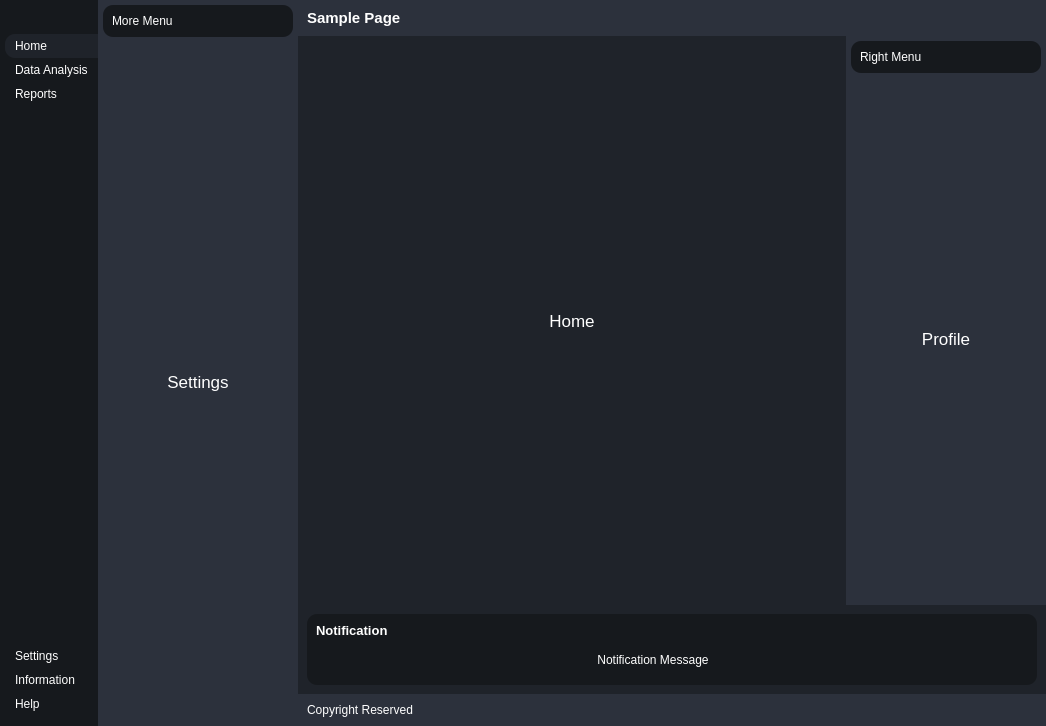
<?xml version="1.0" encoding="UTF-8"?>
<ui version="4.0">
 <class>MainWindow</class>
 <widget class="QMainWindow" name="MainWindow">
  <property name="geometry">
   <rect>
    <x>0</x>
    <y>0</y>
    <width>1046</width>
    <height>726</height>
   </rect>
  </property>
  <property name="minimumSize">
   <size>
    <width>200</width>
    <height>0</height>
   </size>
  </property>
  <property name="windowTitle">
   <string>MainWindow</string>
  </property>
  <property name="styleSheet">
   <string notr="true">*{
	border: none;
	background-color: transparent;
	background: transparent;
	padding: 0;
	margin: 0;
	color: #fff;
}

#centralwidget{
 	background-color: #1f232a;
}
#leftMenuSubContainer {
	background-color: #16191d;
}
#leftMenuSubContainer QPushButton {
	text-align: left;
	padding: 5px 10px;
	border-top-left-radius: 10px;
	border-bottom-left-radius: 10px;
}
#centerMenuSubContainer, #rightMenuSubContainer {
	background-color: #2c313c;
}
#frame_4, #frame_8, #popupNotificationSubContainer{
	background-color: #16191d;
	border-radius: 10px;
}
#headerContainer, #footerContainer{
	background-color: #2c313c;
}

</string>
  </property>
  <widget class="QWidget" name="centralwidget">
   <layout class="QHBoxLayout" name="horizontalLayout" stretch="0,0,0">
    <property name="spacing">
     <number>0</number>
    </property>
    <property name="leftMargin">
     <number>0</number>
    </property>
    <property name="topMargin">
     <number>0</number>
    </property>
    <property name="rightMargin">
     <number>0</number>
    </property>
    <property name="bottomMargin">
     <number>0</number>
    </property>
    <item alignment="Qt::AlignLeft">
     <widget class="QWidget" name="leftMenuContainer" native="true">
      <layout class="QVBoxLayout" name="verticalLayout_5">
       <property name="spacing">
        <number>0</number>
       </property>
       <property name="leftMargin">
        <number>0</number>
       </property>
       <property name="topMargin">
        <number>0</number>
       </property>
       <property name="rightMargin">
        <number>0</number>
       </property>
       <property name="bottomMargin">
        <number>0</number>
       </property>
       <item>
        <widget class="QWidget" name="leftMenuSubContainer" native="true">
         <property name="enabled">
          <bool>true</bool>
         </property>
         <layout class="QVBoxLayout" name="verticalLayout_4">
          <property name="spacing">
           <number>0</number>
          </property>
          <property name="leftMargin">
           <number>5</number>
          </property>
          <property name="topMargin">
           <number>0</number>
          </property>
          <property name="rightMargin">
           <number>0</number>
          </property>
          <property name="bottomMargin">
           <number>0</number>
          </property>
          <item>
           <widget class="QFrame" name="frame">
            <property name="frameShape">
             <enum>QFrame::StyledPanel</enum>
            </property>
            <property name="frameShadow">
             <enum>QFrame::Raised</enum>
            </property>
            <layout class="QHBoxLayout" name="horizontalLayout_2">
             <property name="spacing">
              <number>0</number>
             </property>
             <property name="leftMargin">
              <number>0</number>
             </property>
             <property name="topMargin">
              <number>0</number>
             </property>
             <property name="rightMargin">
              <number>0</number>
             </property>
             <property name="bottomMargin">
              <number>0</number>
             </property>
             <item>
              <widget class="QPushButton" name="menuBtn">
               <property name="toolTip">
                <string>Menu</string>
               </property>
               <property name="text">
                <string/>
               </property>
               <property name="icon">
                <iconset resource="../../../Qt/resources_1.qrc">
                 <normaloff>:/iconsWhite/iconsFeather/align-justify.svg</normaloff>:/iconsWhite/iconsFeather/align-justify.svg</iconset>
               </property>
               <property name="iconSize">
                <size>
                 <width>24</width>
                 <height>24</height>
                </size>
               </property>
               <property name="autoDefault">
                <bool>false</bool>
               </property>
              </widget>
             </item>
            </layout>
           </widget>
          </item>
          <item alignment="Qt::AlignTop">
           <widget class="QFrame" name="frame_2">
            <property name="sizePolicy">
             <sizepolicy hsizetype="Preferred" vsizetype="Preferred">
              <horstretch>0</horstretch>
              <verstretch>0</verstretch>
             </sizepolicy>
            </property>
            <property name="frameShape">
             <enum>QFrame::StyledPanel</enum>
            </property>
            <property name="frameShadow">
             <enum>QFrame::Raised</enum>
            </property>
            <layout class="QVBoxLayout" name="verticalLayout_2" stretch="0,0,0">
             <property name="spacing">
              <number>0</number>
             </property>
             <property name="leftMargin">
              <number>0</number>
             </property>
             <property name="topMargin">
              <number>10</number>
             </property>
             <property name="rightMargin">
              <number>0</number>
             </property>
             <property name="bottomMargin">
              <number>10</number>
             </property>
             <item>
              <widget class="QPushButton" name="HomeBtn">
               <property name="toolTip">
                <string>Home</string>
               </property>
               <property name="styleSheet">
                <string notr="true">background-color: #1f232a;
</string>
               </property>
               <property name="text">
                <string>Home</string>
               </property>
               <property name="icon">
                <iconset resource="../../../Qt/resources_1.qrc">
                 <normaloff>:/iconsWhite/iconsFeather/home.svg</normaloff>:/iconsWhite/iconsFeather/home.svg</iconset>
               </property>
               <property name="iconSize">
                <size>
                 <width>24</width>
                 <height>24</height>
                </size>
               </property>
              </widget>
             </item>
             <item>
              <widget class="QPushButton" name="DataBtn">
               <property name="toolTip">
                <string>Data Analysis</string>
               </property>
               <property name="text">
                <string>Data Analysis</string>
               </property>
               <property name="icon">
                <iconset resource="../../../Qt/resources_1.qrc">
                 <normaloff>:/iconsWhite/iconsFeather/airplay.svg</normaloff>:/iconsWhite/iconsFeather/airplay.svg</iconset>
               </property>
               <property name="iconSize">
                <size>
                 <width>24</width>
                 <height>24</height>
                </size>
               </property>
              </widget>
             </item>
             <item>
              <widget class="QPushButton" name="ReportBtn">
               <property name="toolTip">
                <string>View Reports</string>
               </property>
               <property name="text">
                <string>Reports</string>
               </property>
               <property name="icon">
                <iconset resource="../../../Qt/resources_1.qrc">
                 <normaloff>:/iconsWhite/iconsFeather/printer.svg</normaloff>:/iconsWhite/iconsFeather/printer.svg</iconset>
               </property>
               <property name="iconSize">
                <size>
                 <width>24</width>
                 <height>24</height>
                </size>
               </property>
              </widget>
             </item>
            </layout>
           </widget>
          </item>
          <item>
           <spacer name="verticalSpacer">
            <property name="orientation">
             <enum>Qt::Vertical</enum>
            </property>
            <property name="sizeHint" stdset="0">
             <size>
              <width>20</width>
              <height>40</height>
             </size>
            </property>
           </spacer>
          </item>
          <item>
           <widget class="QFrame" name="frame_3">
            <property name="frameShape">
             <enum>QFrame::StyledPanel</enum>
            </property>
            <property name="frameShadow">
             <enum>QFrame::Raised</enum>
            </property>
            <layout class="QVBoxLayout" name="verticalLayout">
             <property name="spacing">
              <number>0</number>
             </property>
             <property name="leftMargin">
              <number>0</number>
             </property>
             <property name="topMargin">
              <number>10</number>
             </property>
             <property name="rightMargin">
              <number>0</number>
             </property>
             <property name="bottomMargin">
              <number>10</number>
             </property>
             <item>
              <widget class="QPushButton" name="SettingsBtn">
               <property name="toolTip">
                <string>Go to Settings</string>
               </property>
               <property name="text">
                <string>Settings</string>
               </property>
               <property name="icon">
                <iconset resource="../../../Qt/resources_1.qrc">
                 <normaloff>:/iconsWhite/iconsFeather/settings.svg</normaloff>:/iconsWhite/iconsFeather/settings.svg</iconset>
               </property>
               <property name="iconSize">
                <size>
                 <width>24</width>
                 <height>24</height>
                </size>
               </property>
              </widget>
             </item>
             <item>
              <widget class="QPushButton" name="InformationBtn">
               <property name="toolTip">
                <string>Information about the app</string>
               </property>
               <property name="text">
                <string>Information</string>
               </property>
               <property name="icon">
                <iconset resource="../../../Qt/resources_1.qrc">
                 <normaloff>:/iconsWhite/iconsFeather/info.svg</normaloff>:/iconsWhite/iconsFeather/info.svg</iconset>
               </property>
               <property name="iconSize">
                <size>
                 <width>24</width>
                 <height>24</height>
                </size>
               </property>
              </widget>
             </item>
             <item>
              <widget class="QPushButton" name="HelpBtn">
               <property name="toolTip">
                <string>Get more Help</string>
               </property>
               <property name="text">
                <string>Help</string>
               </property>
               <property name="icon">
                <iconset resource="../../../Qt/resources_1.qrc">
                 <normaloff>:/iconsWhite/iconsFeather/help-circle.svg</normaloff>:/iconsWhite/iconsFeather/help-circle.svg</iconset>
               </property>
               <property name="iconSize">
                <size>
                 <width>24</width>
                 <height>24</height>
                </size>
               </property>
              </widget>
             </item>
            </layout>
           </widget>
          </item>
         </layout>
        </widget>
       </item>
      </layout>
     </widget>
    </item>
    <item>
     <widget class="QWidget" name="centerMenuContainer" native="true">
      <property name="minimumSize">
       <size>
        <width>200</width>
        <height>0</height>
       </size>
      </property>
      <layout class="QVBoxLayout" name="verticalLayout_3">
       <property name="leftMargin">
        <number>0</number>
       </property>
       <property name="topMargin">
        <number>0</number>
       </property>
       <property name="rightMargin">
        <number>0</number>
       </property>
       <property name="bottomMargin">
        <number>0</number>
       </property>
       <item alignment="Qt::AlignLeft">
        <widget class="QWidget" name="centerMenuSubContainer" native="true">
         <property name="minimumSize">
          <size>
           <width>200</width>
           <height>0</height>
          </size>
         </property>
         <layout class="QVBoxLayout" name="verticalLayout_6">
          <property name="spacing">
           <number>5</number>
          </property>
          <property name="leftMargin">
           <number>5</number>
          </property>
          <property name="topMargin">
           <number>5</number>
          </property>
          <property name="rightMargin">
           <number>5</number>
          </property>
          <property name="bottomMargin">
           <number>5</number>
          </property>
          <item alignment="Qt::AlignTop">
           <widget class="QFrame" name="frame_4">
            <property name="frameShape">
             <enum>QFrame::StyledPanel</enum>
            </property>
            <property name="frameShadow">
             <enum>QFrame::Raised</enum>
            </property>
            <layout class="QHBoxLayout" name="horizontalLayout_3">
             <item>
              <widget class="QLabel" name="label">
               <property name="text">
                <string>More Menu</string>
               </property>
              </widget>
             </item>
             <item alignment="Qt::AlignRight">
              <widget class="QPushButton" name="pushButton">
               <property name="toolTip">
                <string>Close Menu</string>
               </property>
               <property name="text">
                <string/>
               </property>
               <property name="icon">
                <iconset resource="../../../Qt/resources_1.qrc">
                 <normaloff>:/iconsWhite/iconsFeather/x-circle.svg</normaloff>:/iconsWhite/iconsFeather/x-circle.svg</iconset>
               </property>
               <property name="iconSize">
                <size>
                 <width>24</width>
                 <height>24</height>
                </size>
               </property>
              </widget>
             </item>
            </layout>
           </widget>
          </item>
          <item>
           <widget class="QStackedWidget" name="stackedWidget">
            <property name="currentIndex">
             <number>0</number>
            </property>
            <widget class="QWidget" name="page_3">
             <layout class="QVBoxLayout" name="verticalLayout_7">
              <item>
               <widget class="QLabel" name="label_2">
                <property name="font">
                 <font>
                  <pointsize>13</pointsize>
                  <weight>50</weight>
                  <bold>false</bold>
                 </font>
                </property>
                <property name="text">
                 <string>Settings</string>
                </property>
                <property name="alignment">
                 <set>Qt::AlignCenter</set>
                </property>
               </widget>
              </item>
             </layout>
            </widget>
            <widget class="QWidget" name="page_4">
             <layout class="QVBoxLayout" name="verticalLayout_8">
              <item>
               <widget class="QLabel" name="label_3">
                <property name="text">
                 <string>Information</string>
                </property>
               </widget>
              </item>
             </layout>
            </widget>
            <widget class="QWidget" name="page_5">
             <layout class="QVBoxLayout" name="verticalLayout_9">
              <item>
               <widget class="QLabel" name="label_4">
                <property name="text">
                 <string>Help</string>
                </property>
               </widget>
              </item>
             </layout>
            </widget>
           </widget>
          </item>
         </layout>
        </widget>
       </item>
      </layout>
     </widget>
    </item>
    <item>
     <widget class="QWidget" name="mainBodyContainer" native="true">
      <property name="sizePolicy">
       <sizepolicy hsizetype="Expanding" vsizetype="Preferred">
        <horstretch>0</horstretch>
        <verstretch>0</verstretch>
       </sizepolicy>
      </property>
      <property name="minimumSize">
       <size>
        <width>200</width>
        <height>0</height>
       </size>
      </property>
      <property name="styleSheet">
       <string notr="true"/>
      </property>
      <layout class="QVBoxLayout" name="verticalLayout_10">
       <property name="spacing">
        <number>0</number>
       </property>
       <property name="leftMargin">
        <number>0</number>
       </property>
       <property name="topMargin">
        <number>0</number>
       </property>
       <property name="rightMargin">
        <number>0</number>
       </property>
       <property name="bottomMargin">
        <number>0</number>
       </property>
       <item alignment="Qt::AlignTop">
        <widget class="QWidget" name="headerContainer" native="true">
         <layout class="QHBoxLayout" name="horizontalLayout_5">
          <property name="spacing">
           <number>0</number>
          </property>
          <property name="leftMargin">
           <number>0</number>
          </property>
          <property name="topMargin">
           <number>0</number>
          </property>
          <property name="rightMargin">
           <number>0</number>
          </property>
          <property name="bottomMargin">
           <number>0</number>
          </property>
          <item alignment="Qt::AlignLeft">
           <widget class="QFrame" name="frame_5">
            <property name="frameShape">
             <enum>QFrame::StyledPanel</enum>
            </property>
            <property name="frameShadow">
             <enum>QFrame::Raised</enum>
            </property>
            <layout class="QHBoxLayout" name="horizontalLayout_6">
             <item>
              <widget class="QLabel" name="label_5">
               <property name="font">
                <font>
                 <pointsize>11</pointsize>
                 <weight>75</weight>
                 <bold>true</bold>
                </font>
               </property>
               <property name="text">
                <string>Sample Page</string>
               </property>
              </widget>
             </item>
            </layout>
           </widget>
          </item>
          <item alignment="Qt::AlignHCenter">
           <widget class="QFrame" name="frame_6">
            <property name="frameShape">
             <enum>QFrame::StyledPanel</enum>
            </property>
            <property name="frameShadow">
             <enum>QFrame::Raised</enum>
            </property>
            <layout class="QHBoxLayout" name="horizontalLayout_7">
             <item>
              <widget class="QPushButton" name="pushButton_6">
               <property name="toolTip">
                <string>More</string>
               </property>
               <property name="text">
                <string/>
               </property>
               <property name="icon">
                <iconset resource="../../../Qt/resources_1.qrc">
                 <normaloff>:/iconsWhite/iconsFeather/more-horizontal.svg</normaloff>:/iconsWhite/iconsFeather/more-horizontal.svg</iconset>
               </property>
              </widget>
             </item>
             <item>
              <widget class="QPushButton" name="pushButton_5">
               <property name="toolTip">
                <string>Profile</string>
               </property>
               <property name="text">
                <string/>
               </property>
               <property name="icon">
                <iconset resource="../../../Qt/resources_1.qrc">
                 <normaloff>:/iconsWhite/iconsFeather/user.svg</normaloff>:/iconsWhite/iconsFeather/user.svg</iconset>
               </property>
              </widget>
             </item>
            </layout>
           </widget>
          </item>
          <item alignment="Qt::AlignRight">
           <widget class="QFrame" name="frame_7">
            <property name="frameShape">
             <enum>QFrame::StyledPanel</enum>
            </property>
            <property name="frameShadow">
             <enum>QFrame::Raised</enum>
            </property>
            <layout class="QHBoxLayout" name="horizontalLayout_4">
             <item>
              <widget class="QPushButton" name="pushButton_2">
               <property name="toolTip">
                <string>Minimize Window</string>
               </property>
               <property name="text">
                <string/>
               </property>
               <property name="icon">
                <iconset resource="../../../Qt/resources_1.qrc">
                 <normaloff>:/iconsWhite/iconsFeather/minus.svg</normaloff>:/iconsWhite/iconsFeather/minus.svg</iconset>
               </property>
              </widget>
             </item>
             <item>
              <widget class="QPushButton" name="pushButton_4">
               <property name="toolTip">
                <string>Restore window</string>
               </property>
               <property name="text">
                <string/>
               </property>
               <property name="icon">
                <iconset resource="../../../Qt/resources_1.qrc">
                 <normaloff>:/iconsWhite/iconsFeather/square.svg</normaloff>:/iconsWhite/iconsFeather/square.svg</iconset>
               </property>
              </widget>
             </item>
             <item>
              <widget class="QPushButton" name="pushButton_3">
               <property name="toolTip">
                <string>Close Window</string>
               </property>
               <property name="text">
                <string/>
               </property>
               <property name="icon">
                <iconset resource="../../../Qt/resources_1.qrc">
                 <normaloff>:/iconsWhite/iconsFeather/x.svg</normaloff>:/iconsWhite/iconsFeather/x.svg</iconset>
               </property>
              </widget>
             </item>
            </layout>
           </widget>
          </item>
         </layout>
        </widget>
       </item>
       <item>
        <widget class="QWidget" name="mainBodyContent" native="true">
         <property name="sizePolicy">
          <sizepolicy hsizetype="Preferred" vsizetype="Expanding">
           <horstretch>0</horstretch>
           <verstretch>0</verstretch>
          </sizepolicy>
         </property>
         <layout class="QHBoxLayout" name="horizontalLayout_8">
          <property name="spacing">
           <number>0</number>
          </property>
          <property name="leftMargin">
           <number>0</number>
          </property>
          <property name="topMargin">
           <number>0</number>
          </property>
          <property name="rightMargin">
           <number>0</number>
          </property>
          <property name="bottomMargin">
           <number>0</number>
          </property>
          <item>
           <widget class="QWidget" name="mainContaintsContainer" native="true">
            <layout class="QVBoxLayout" name="verticalLayout_15">
             <item>
              <widget class="QStackedWidget" name="stackedWidget_3">
               <property name="currentIndex">
                <number>0</number>
               </property>
               <widget class="QWidget" name="page_6">
                <layout class="QVBoxLayout" name="verticalLayout_16">
                 <item>
                  <widget class="QLabel" name="label_9">
                   <property name="font">
                    <font>
                     <pointsize>13</pointsize>
                     <weight>50</weight>
                     <bold>false</bold>
                    </font>
                   </property>
                   <property name="text">
                    <string>Home</string>
                   </property>
                   <property name="alignment">
                    <set>Qt::AlignCenter</set>
                   </property>
                  </widget>
                 </item>
                </layout>
               </widget>
               <widget class="QWidget" name="page_7">
                <layout class="QVBoxLayout" name="verticalLayout_17">
                 <item>
                  <widget class="QLabel" name="label_10">
                   <property name="font">
                    <font>
                     <pointsize>13</pointsize>
                     <weight>50</weight>
                     <bold>false</bold>
                    </font>
                   </property>
                   <property name="text">
                    <string>DataAnalysis</string>
                   </property>
                   <property name="alignment">
                    <set>Qt::AlignCenter</set>
                   </property>
                  </widget>
                 </item>
                </layout>
               </widget>
               <widget class="QWidget" name="page_8">
                <layout class="QVBoxLayout" name="verticalLayout_18">
                 <item>
                  <widget class="QLabel" name="label_11">
                   <property name="font">
                    <font>
                     <pointsize>13</pointsize>
                     <weight>50</weight>
                     <bold>false</bold>
                    </font>
                   </property>
                   <property name="text">
                    <string>Reports</string>
                   </property>
                   <property name="alignment">
                    <set>Qt::AlignCenter</set>
                   </property>
                  </widget>
                 </item>
                </layout>
               </widget>
              </widget>
             </item>
            </layout>
           </widget>
          </item>
          <item alignment="Qt::AlignRight">
           <widget class="QWidget" name="rightMenuContainer" native="true">
            <property name="minimumSize">
             <size>
              <width>200</width>
              <height>0</height>
             </size>
            </property>
            <layout class="QVBoxLayout" name="verticalLayout_11">
             <property name="spacing">
              <number>0</number>
             </property>
             <property name="leftMargin">
              <number>0</number>
             </property>
             <property name="topMargin">
              <number>0</number>
             </property>
             <property name="rightMargin">
              <number>0</number>
             </property>
             <property name="bottomMargin">
              <number>0</number>
             </property>
             <item>
              <widget class="QWidget" name="rightMenuSubContainer" native="true">
               <property name="minimumSize">
                <size>
                 <width>200</width>
                 <height>0</height>
                </size>
               </property>
               <layout class="QVBoxLayout" name="verticalLayout_12">
                <property name="spacing">
                 <number>5</number>
                </property>
                <property name="leftMargin">
                 <number>5</number>
                </property>
                <property name="topMargin">
                 <number>5</number>
                </property>
                <property name="rightMargin">
                 <number>5</number>
                </property>
                <property name="bottomMargin">
                 <number>5</number>
                </property>
                <item>
                 <widget class="QFrame" name="frame_8">
                  <property name="frameShape">
                   <enum>QFrame::StyledPanel</enum>
                  </property>
                  <property name="frameShadow">
                   <enum>QFrame::Raised</enum>
                  </property>
                  <layout class="QHBoxLayout" name="horizontalLayout_9">
                   <item>
                    <widget class="QLabel" name="label_6">
                     <property name="text">
                      <string>Right Menu</string>
                     </property>
                    </widget>
                   </item>
                   <item alignment="Qt::AlignRight">
                    <widget class="QPushButton" name="pushButton_7">
                     <property name="text">
                      <string/>
                     </property>
                     <property name="icon">
                      <iconset resource="../../../Qt/resources_1.qrc">
                       <normaloff>:/iconsWhite/iconsFeather/x-circle.svg</normaloff>:/iconsWhite/iconsFeather/x-circle.svg</iconset>
                     </property>
                     <property name="iconSize">
                      <size>
                       <width>24</width>
                       <height>24</height>
                      </size>
                     </property>
                    </widget>
                   </item>
                  </layout>
                 </widget>
                </item>
                <item>
                 <widget class="QStackedWidget" name="stackedWidget_2">
                  <property name="currentIndex">
                   <number>0</number>
                  </property>
                  <widget class="QWidget" name="page">
                   <layout class="QVBoxLayout" name="verticalLayout_13">
                    <item>
                     <widget class="QLabel" name="label_7">
                      <property name="font">
                       <font>
                        <pointsize>13</pointsize>
                        <weight>50</weight>
                        <bold>false</bold>
                       </font>
                      </property>
                      <property name="text">
                       <string>Profile</string>
                      </property>
                      <property name="alignment">
                       <set>Qt::AlignCenter</set>
                      </property>
                     </widget>
                    </item>
                   </layout>
                  </widget>
                  <widget class="QWidget" name="page_2">
                   <layout class="QVBoxLayout" name="verticalLayout_14">
                    <item>
                     <widget class="QLabel" name="label_8">
                      <property name="font">
                       <font>
                        <pointsize>13</pointsize>
                        <weight>50</weight>
                        <bold>false</bold>
                       </font>
                      </property>
                      <property name="text">
                       <string>More...</string>
                      </property>
                      <property name="alignment">
                       <set>Qt::AlignCenter</set>
                      </property>
                     </widget>
                    </item>
                   </layout>
                  </widget>
                 </widget>
                </item>
               </layout>
              </widget>
             </item>
            </layout>
           </widget>
          </item>
         </layout>
        </widget>
       </item>
       <item>
        <widget class="QWidget" name="popupNotificationContainer" native="true">
         <layout class="QVBoxLayout" name="verticalLayout_19">
          <item>
           <widget class="QWidget" name="popupNotificationSubContainer" native="true">
            <layout class="QVBoxLayout" name="verticalLayout_20">
             <item>
              <widget class="QLabel" name="label_13">
               <property name="font">
                <font>
                 <pointsize>10</pointsize>
                 <weight>75</weight>
                 <bold>true</bold>
                </font>
               </property>
               <property name="text">
                <string>Notification</string>
               </property>
              </widget>
             </item>
             <item>
              <widget class="QFrame" name="frame_9">
               <property name="frameShape">
                <enum>QFrame::StyledPanel</enum>
               </property>
               <property name="frameShadow">
                <enum>QFrame::Raised</enum>
               </property>
               <layout class="QHBoxLayout" name="horizontalLayout_10">
                <item>
                 <widget class="QLabel" name="label_12">
                  <property name="sizePolicy">
                   <sizepolicy hsizetype="Expanding" vsizetype="Preferred">
                    <horstretch>0</horstretch>
                    <verstretch>0</verstretch>
                   </sizepolicy>
                  </property>
                  <property name="text">
                   <string>Notification Message</string>
                  </property>
                  <property name="alignment">
                   <set>Qt::AlignCenter</set>
                  </property>
                 </widget>
                </item>
                <item alignment="Qt::AlignRight">
                 <widget class="QPushButton" name="pushButton_8">
                  <property name="toolTip">
                   <string>Close Notification</string>
                  </property>
                  <property name="text">
                   <string/>
                  </property>
                  <property name="icon">
                   <iconset resource="../../../Qt/resources_1.qrc">
                    <normaloff>:/iconsWhite/iconsFeather/x-circle.svg</normaloff>:/iconsWhite/iconsFeather/x-circle.svg</iconset>
                  </property>
                  <property name="iconSize">
                   <size>
                    <width>24</width>
                    <height>24</height>
                   </size>
                  </property>
                 </widget>
                </item>
               </layout>
              </widget>
             </item>
            </layout>
           </widget>
          </item>
         </layout>
        </widget>
       </item>
       <item>
        <widget class="QWidget" name="footerContainer" native="true">
         <layout class="QHBoxLayout" name="horizontalLayout_11">
          <property name="spacing">
           <number>0</number>
          </property>
          <property name="leftMargin">
           <number>0</number>
          </property>
          <property name="topMargin">
           <number>0</number>
          </property>
          <property name="rightMargin">
           <number>0</number>
          </property>
          <property name="bottomMargin">
           <number>0</number>
          </property>
          <item>
           <widget class="QFrame" name="frame_10">
            <property name="frameShape">
             <enum>QFrame::StyledPanel</enum>
            </property>
            <property name="frameShadow">
             <enum>QFrame::Raised</enum>
            </property>
            <layout class="QHBoxLayout" name="horizontalLayout_12">
             <item>
              <widget class="QLabel" name="label_14">
               <property name="text">
                <string>Copyright Reserved</string>
               </property>
              </widget>
             </item>
            </layout>
           </widget>
          </item>
          <item>
           <widget class="QFrame" name="sizeGrip">
            <property name="frameShape">
             <enum>QFrame::StyledPanel</enum>
            </property>
            <property name="frameShadow">
             <enum>QFrame::Raised</enum>
            </property>
           </widget>
          </item>
         </layout>
        </widget>
       </item>
      </layout>
     </widget>
    </item>
   </layout>
  </widget>
 </widget>
 <resources>
  <include location="../../../Qt/resources.qrc"/>
  <include location="../../../Qt/resources_1.qrc"/>
 </resources>
 <connections/>
</ui>
